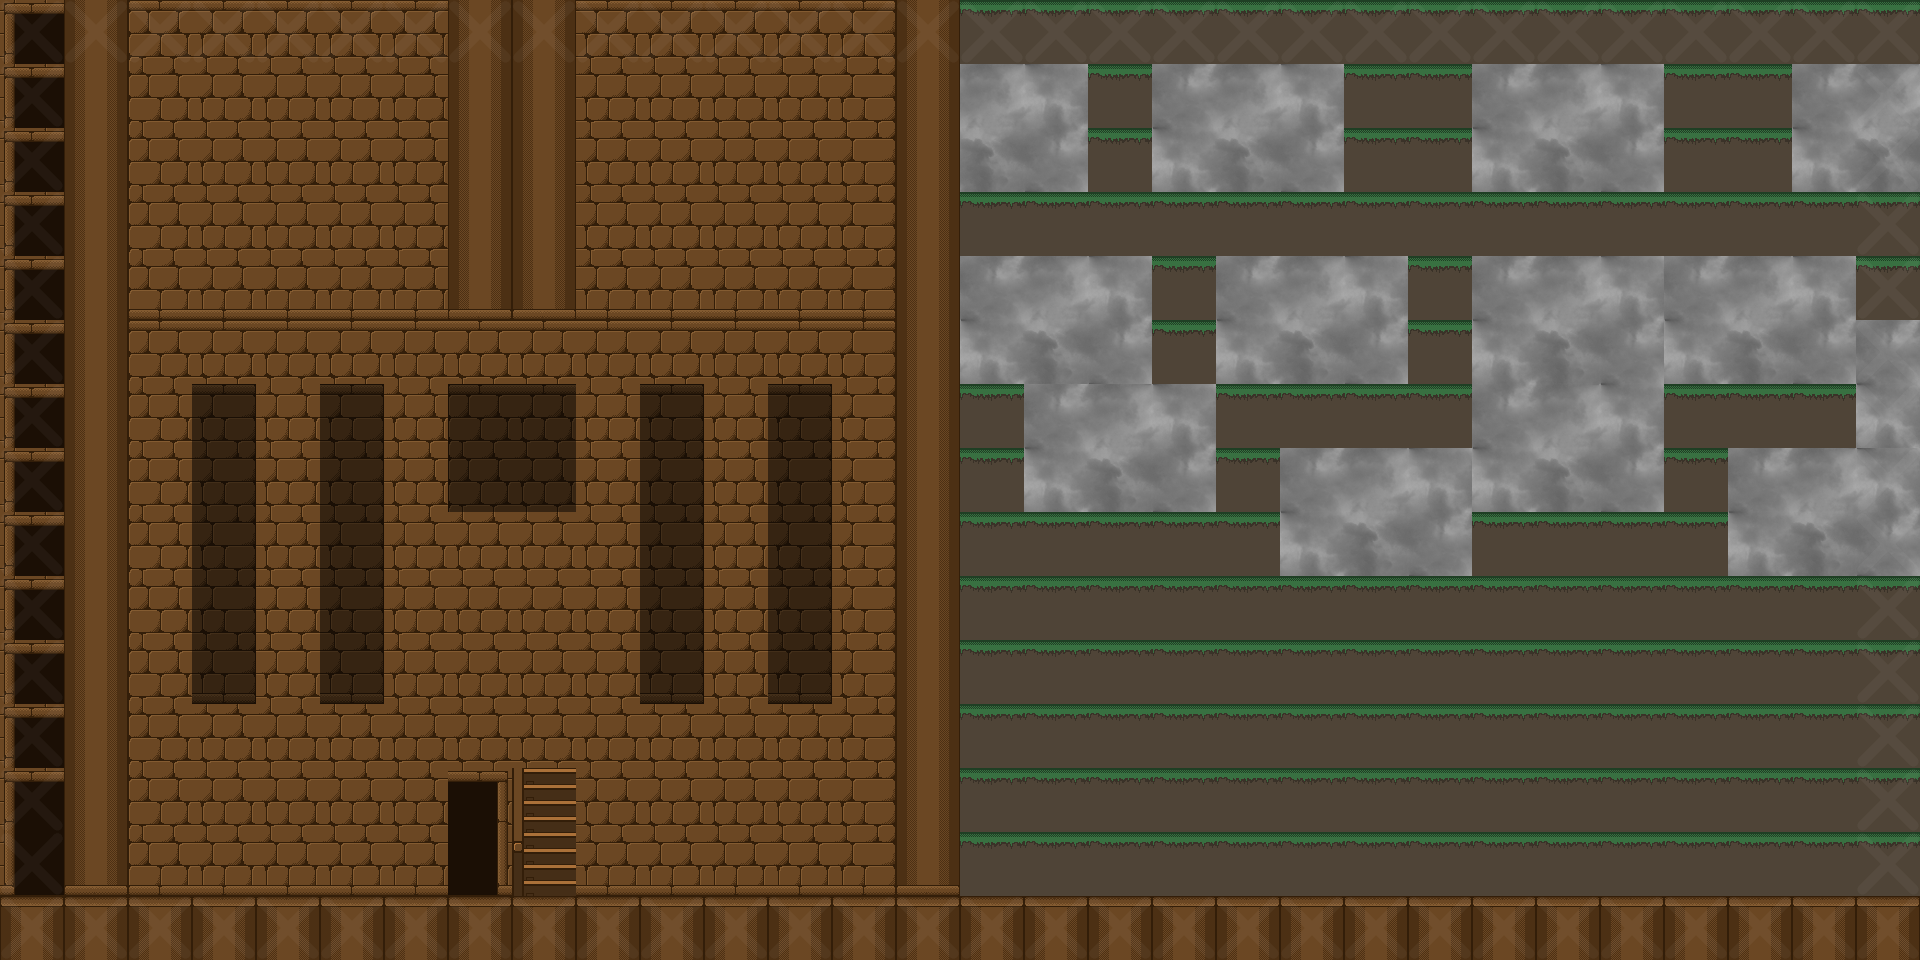

Below is a game level as drawn by its tile map, then a one-line description and the .tmx file that defines it, in full:
An orthogonal 30x15 tile map with 64x64 px tiles, 4 tile layers (background, foreground, blockFlags, stairFlags), 2 tilesets and 3 objects (DialogEntity, AreaEntity, main).

<map version="1.0" orientation="orthogonal" width="30" height="15" tilewidth="64" tileheight="64">
 <tileset firstgid="1" name="flags" tilewidth="64" tileheight="64">
  <image source="flags.png" width="64" height="64" />
 </tileset>
 <tileset firstgid="2" name="castle_ext" tilewidth="64" tileheight="64">
  <image source="castle_ext.png" width="640" height="384" />
 </tileset>
 <layer name="background" width="30" height="15">
  <data encoding="csv">
16,15,2,3,3,3,3,15,15,3,3,3,3,4,15,6,6,6,6,6,6,6,6,6,6,6,6,6,6,6,
16,15,12,13,13,13,13,15,15,13,13,13,13,14,15,6,6,6,6,6,6,6,6,6,6,6,6,6,6,6,
16,15,12,13,13,13,13,15,15,13,13,13,13,14,15,6,6,6,6,6,6,6,6,6,6,6,6,6,6,6,
16,15,12,13,13,13,13,15,15,13,13,13,13,14,15,6,6,6,6,6,6,6,6,6,6,6,6,6,6,6,
16,15,22,23,23,23,23,25,25,23,23,23,23,24,15,6,6,6,6,6,6,6,6,6,6,6,6,6,6,6,
16,15,2,3,3,3,3,3,3,3,3,3,3,4,15,6,6,6,6,6,6,6,6,6,6,6,6,6,6,6,
16,15,12,13,13,13,13,13,13,13,13,13,13,14,15,6,6,6,6,6,6,6,6,6,6,6,6,6,6,6,
16,15,12,13,13,13,13,13,13,13,13,13,13,14,15,6,6,6,6,6,6,6,6,6,6,6,6,6,6,6,
16,15,12,13,13,13,13,13,13,13,13,13,13,14,15,6,6,6,6,6,6,6,6,6,6,6,6,6,6,6,
16,15,12,13,13,13,13,13,13,13,13,13,13,14,15,6,6,6,6,6,6,6,6,6,6,6,6,6,6,6,
16,15,12,13,13,13,13,13,13,13,13,13,13,14,15,6,6,6,6,6,6,6,6,6,6,6,6,6,6,6,
16,15,12,13,13,13,13,13,13,13,13,13,13,14,15,6,6,6,6,6,6,6,6,6,6,6,6,6,6,6,
16,15,12,13,13,13,13,17,18,13,13,13,13,14,15,6,6,6,6,6,6,6,6,6,6,6,6,6,6,6,
26,25,22,23,23,23,23,27,28,23,23,23,23,24,25,6,6,6,6,6,6,6,6,6,6,6,6,6,6,6,
5,5,5,5,5,5,5,5,5,5,5,5,5,5,5,5,5,5,5,5,5,5,5,5,5,5,5,5,5,5
</data>
 </layer>
 <layer name="foreground" width="30" height="15">
  <data encoding="csv">
0,0,0,0,0,0,0,0,0,0,0,0,0,0,0,0,0,0,0,0,0,0,0,0,0,0,0,0,0,0,
0,0,0,0,0,0,0,0,0,0,0,0,0,0,0,36,37,0,35,36,37,0,0,35,36,37,0,0,35,36,
0,0,0,0,0,0,0,0,0,0,0,0,0,0,0,46,47,0,45,46,47,0,0,45,46,47,0,0,45,46,
0,0,0,0,0,0,0,0,0,0,0,0,0,0,0,0,0,0,0,0,0,0,0,0,0,0,0,0,0,0,
0,0,0,0,0,0,0,0,0,0,0,0,0,0,0,35,36,37,0,35,36,37,0,35,36,37,35,36,37,0,
0,0,0,0,0,0,0,0,0,0,0,0,0,0,0,45,46,47,0,45,46,47,0,45,46,47,45,46,47,35,
0,0,0,34,0,34,0,32,33,0,34,0,34,0,0,0,35,36,37,0,0,0,0,35,36,37,0,0,0,45,
0,0,0,44,0,44,0,42,43,0,44,0,44,0,0,0,45,46,47,0,35,36,37,45,46,47,0,35,36,37,
0,0,0,44,0,44,0,0,0,0,44,0,44,0,0,0,0,0,0,0,45,46,47,0,0,0,0,45,46,47,
0,0,0,44,0,44,0,0,0,0,44,0,44,0,0,0,0,0,0,0,0,0,0,0,0,0,0,0,0,0,
0,0,0,54,0,54,0,0,0,0,54,0,54,0,0,0,0,0,0,0,0,0,0,0,0,0,0,0,0,0,
0,0,0,0,0,0,0,0,0,0,0,0,0,0,0,0,0,0,0,0,0,0,0,0,0,0,0,0,0,0,
0,0,0,0,0,0,0,0,0,0,0,0,0,0,0,0,0,0,0,0,0,0,0,0,0,0,0,0,0,0,
0,0,0,0,0,0,0,0,0,0,0,0,0,0,0,0,0,0,0,0,0,0,0,0,0,0,0,0,0,0,
0,0,0,0,0,0,0,0,0,0,0,0,0,0,0,0,0,0,0,0,0,0,0,0,0,0,0,0,0,0
</data>
 </layer>
 <layer name="blockFlags" width="30" height="15" opacity="0.04">
  <data encoding="csv">
1,1,1,1,1,1,1,1,1,1,1,1,1,1,1,1,1,1,1,1,1,1,1,1,1,1,1,1,1,1,
1,0,0,0,0,0,0,0,0,0,0,0,0,0,0,0,0,0,0,0,0,0,0,0,0,0,0,0,0,1,
1,0,0,0,0,0,0,0,0,0,0,0,0,0,0,0,0,0,0,0,0,0,0,0,0,0,0,0,0,1,
1,0,0,0,0,0,0,0,0,0,0,0,0,0,0,0,0,0,0,0,0,0,0,0,0,0,0,0,0,1,
1,0,0,0,0,0,0,0,0,0,0,0,0,0,0,0,0,0,0,0,0,0,0,0,0,0,0,0,0,1,
1,0,0,0,0,0,0,0,0,0,0,0,0,0,0,0,0,0,0,0,0,0,0,0,0,0,0,0,0,1,
1,0,0,0,0,0,0,0,0,0,0,0,0,0,0,0,0,0,0,0,0,0,0,0,0,0,0,0,0,1,
1,0,0,0,0,0,0,0,0,0,0,0,0,0,0,0,0,0,0,0,0,0,0,0,0,0,0,0,0,1,
1,0,0,0,0,0,0,0,0,0,0,0,0,0,0,0,0,0,0,0,0,0,0,0,0,0,0,0,0,1,
1,0,0,0,0,0,0,0,0,0,0,0,0,0,0,0,0,0,0,0,0,0,0,0,0,0,0,0,0,1,
1,0,0,0,0,0,0,0,0,0,0,0,0,0,0,0,0,0,0,0,0,0,0,0,0,0,0,0,0,1,
1,0,0,0,0,0,0,0,0,0,0,0,0,0,0,0,0,0,0,0,0,0,0,0,0,0,0,0,0,1,
1,0,0,0,0,0,0,0,0,0,0,0,0,0,0,0,0,0,0,0,0,0,0,0,0,0,0,0,0,1,
1,0,0,0,0,0,0,0,0,0,0,0,0,0,0,0,0,0,0,0,0,0,0,0,0,0,0,0,0,1,
1,1,1,1,1,1,1,1,1,1,1,1,1,1,1,1,1,1,1,1,1,1,1,1,1,1,1,1,1,1
</data>
 </layer>
 <layer name="stairFlags" width="30" height="15">
  <data encoding="csv">
0,0,0,0,0,0,0,0,0,0,0,0,0,0,0,0,0,0,0,0,0,0,0,0,0,0,0,0,0,0,
0,0,0,0,0,0,0,0,0,0,0,0,0,0,0,0,0,0,0,0,0,0,0,0,0,0,0,0,0,0,
0,0,0,0,0,0,0,0,0,0,0,0,0,0,0,0,0,0,0,0,0,0,0,0,0,0,0,0,0,0,
0,0,0,0,0,0,0,0,0,0,0,0,0,0,0,0,0,0,0,0,0,0,0,0,0,0,0,0,0,0,
0,0,0,0,0,0,0,0,0,0,0,0,0,0,0,0,0,0,0,0,0,0,0,0,0,0,0,0,0,0,
0,0,0,0,0,0,0,0,0,0,0,0,0,0,0,0,0,0,0,0,0,0,0,0,0,0,0,0,0,0,
0,0,0,0,0,0,0,0,0,0,0,0,0,0,0,0,0,0,0,0,0,0,0,0,0,0,0,0,0,0,
0,0,0,0,0,0,0,0,0,0,0,0,0,0,0,0,0,0,0,0,0,0,0,0,0,0,0,0,0,0,
0,0,0,0,0,0,0,0,0,0,0,0,0,0,0,0,0,0,0,0,0,0,0,0,0,0,0,0,0,0,
0,0,0,0,0,0,0,0,0,0,0,0,0,0,0,0,0,0,0,0,0,0,0,0,0,0,0,0,0,0,
0,0,0,0,0,0,0,0,0,0,0,0,0,0,0,0,0,0,0,0,0,0,0,0,0,0,0,0,0,0,
0,0,0,0,0,0,0,0,0,0,0,0,0,0,0,0,0,0,0,0,0,0,0,0,0,0,0,0,0,0,
0,0,0,0,0,0,0,0,0,0,0,0,0,0,0,0,0,0,0,0,0,0,0,0,0,0,0,0,0,0,
0,0,0,0,0,0,0,0,0,0,0,0,0,0,0,0,0,0,0,0,0,0,0,0,0,0,0,0,0,0,
0,0,0,0,0,0,0,0,0,0,0,0,0,0,0,0,0,0,0,0,0,0,0,0,0,0,0,0,0,0
</data>
 </layer>
 <objectgroup name="entities" width="30" height="15">
  <object name="CastleGuard" type="DialogEntity" x="640" y="768" width="64" height="128">
   <properties>
    <property name="Distance" value="2.0" />
   </properties>
  </object>
  <object name="Entrance" type="AreaEntity" x="448" y="768" width="128" height="128">
   <properties>
    <property name="Area" value="main" />
    <property name="Distance" value="1" />
    <property name="Entry" value="main" />
   </properties>
  </object>
 </objectgroup>
 <objectgroup name="entries" width="30" height="15">
  <object name="main" x="1728" y="768" />
 </objectgroup>
</map>